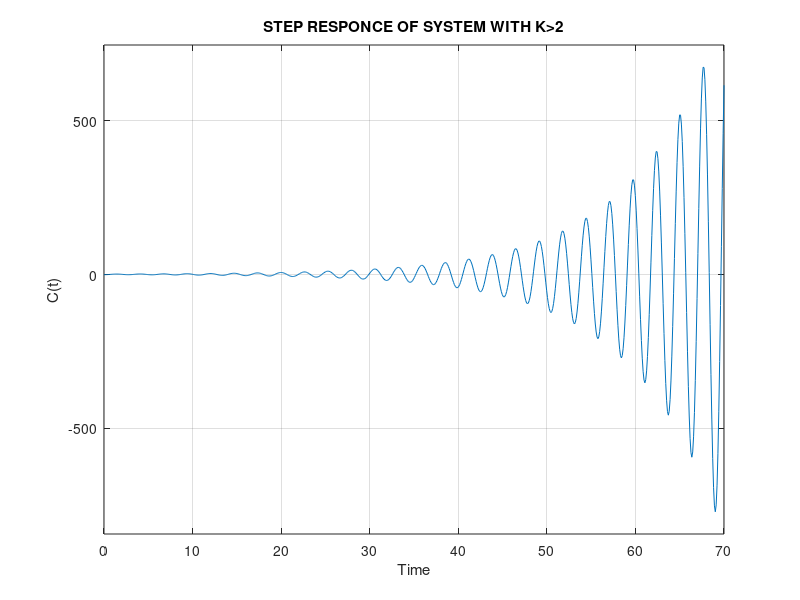

This figure's MATLAB source:
n1=[1 6];
d1=[1 3 2 0];
sys1=tf(n1,d1);
subplot(3,2 ,1)
rlocus(sys1)
title('ROOT LOCUS OF SYSTEM WITH K<2')
xlabel('Re(S)')
ylabel('Im(S)')
sys1c=feedback(sys1,1);
subplot(3,2,2)
step(sys1c)
title('STEP RESPONCE OF SYSTEM  WITH K<2')
xlabel('Time')
ylabel('C(t)')
n2=[2 12];
d2=[1 3 2 0];
sys2=tf(n2,d2);
subplot(3,2,3)
rlocus(sys2)
title('ROOT LOCUS OF SYSTEM WITH K=2')
xlabel('Re(S)')
ylabel('Im(S)')
sys2c=feedback(1*sys2,1);
subplot(3,2,4)
step(sys2c)
title('STEP RESPONCE OF SYSTEM WITH K=2')
xlabel('Time')
ylabel('C(t)')
n3=[3 18];
d3=[1 3 2 0];
sys3=tf(n3,d3);
subplot(3,2,5)
rlocus(sys3)
title('ROOT LOCUS OF SYSTEM WITH K>2')
xlabel('Re(S)')
ylabel('Im(S)')
sys3c=feedback(1*sys3,1);
subplot(3,2,6)
step(sys3c)
title('STEP RESPONCE OF SYSTEM WITH K>2')
xlabel('Time')
ylabel('C(t)')
